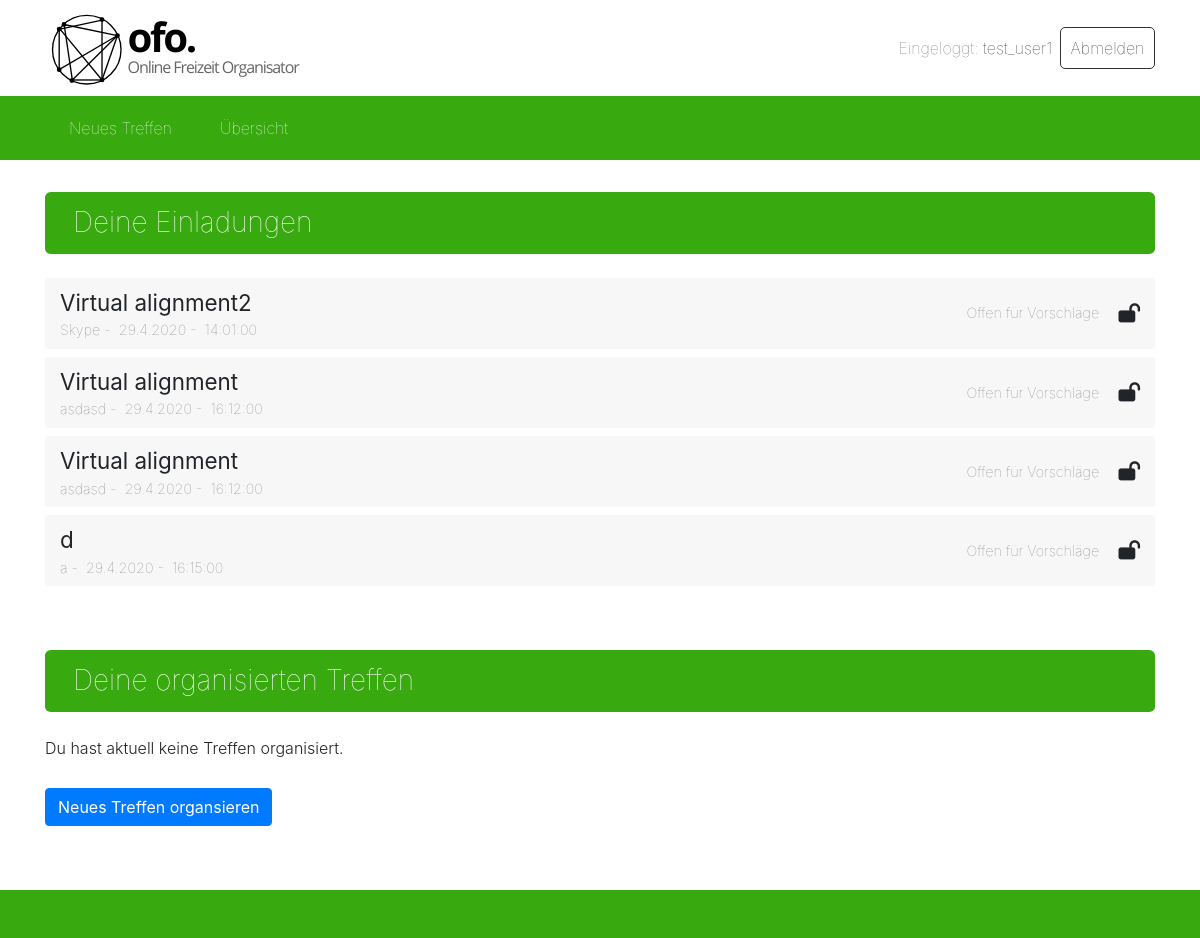
The app's page / (signed in) with its own data.
### events/models.py (models this page shows, shortened)
class Event(models.Model):
    title = models.CharField(max_length=100)  # title/short description of the event
    organisator = models.ForeignKey(User, on_delete=models.CASCADE, related_name='organisator')  # user that created
    status = models.ForeignKey(Status, on_delete=models.CASCADE)  # status can be OPEN or DECIDED
    date = models.DateField()  # date of the event
    time = models.TimeField()  # time of the event
    duration = models.IntegerField() # duration in minutes
    place = models.CharField(max_length=100)  # place of the event
    guests = models.ManyToManyField(User, related_name='guests')   # many to many field for all the users that are
    comment = models.CharField(max_length=200)  # comment that is given from the organisator when he determines
    def event_is_open(self):
        if self.status.status == STATUS_OPEN:
            return True
        else:
            return False
    def get_date_str(self):
        return str(self.date.day) + '.' + str(self.date.month) + '.' + str(self.date.year)
    def get_time_str(self):
        return str(self.time)

### events/views.py (the view)
# urls.py: path('', views.overview, name='overview'),
@login_required(login_url='/login')  # login is required for showing the events for the user
def overview(request):
    events_invited = Event.objects.filter(guests=request.user)
    events_organised = Event.objects.filter(organisator=request.user)
    context = {'events_invited': events_invited, 'events_organised': events_organised}
    template = loader.get_template('events/events_overview.html')
    return HttpResponse(template.render(context, request))

### events/templates/events/events_overview.html (shortened to what this page needs)
{% extends "base.html" %}
{% block head_css_page %}
  {% load static %}
  <link rel="stylesheet" type="text/css" href="{% static 'events/css/styles.css' %}">
{% endblock head_css_page %}
{% block content %}
  <div>
    <h3 class="table-header mb-4">Deine Einladungen</h3>
      {% if not events_invited %}
        <span class="font-weight-light">Du bist aktuell zu keinem Treffen eingeladen.</span>
      {% else %}
        <ul class="organised-events">
          {% for event in events_invited %}
            {% include "events/events_overview_invited_partial.html" %}
          {% endfor %}
        </ul>
      {% endif %}
  </div>
  <div class="pt-4 pb-4 mb-4">
    <h3 class="table-header mb-4 mt-4">Deine organisierten Treffen</h3>
    <ul class="organised-events">
    {% if not events_organised %}
      <span class="font-weight-light">Du hast aktuell keine Treffen organisiert.</span><br>
      <br>
      <a class="mt-4" href="/events/new">
        <button type="submit" class="btn btn-primary mt-1">Neues Treffen organsieren</button>
      </a>
    {% else %}
      {% for event in events_organised %}
        {% include "events/events_overview_organised_partial.html" %}
      {% endfor %}
    {% endif %}
    </ul>
  </div>
{% endblock content %}

### templates/base.html (shortened to what this page needs)
<!DOCTYPE html>
<html>
<head>
    {% block head_css %}
        {% block head_css_site %}
            <link rel="stylesheet" href="https://stackpath.bootstrapcdn.com/bootstrap/4.4.1/css/bootstrap.min.css">
            {% load static %}
            <link rel="stylesheet" type="text/css" href="{% static 'base.css' %}">
            <link rel="stylesheet" type="text/css" href="{% static 'header.css' %}">
        {% endblock head_css_site %}
        {% block head_css_page %}
        {% endblock head_css_page %}
    {% endblock head_css %}
</head>
<body>
    <div class="container-fluid headerbar">
        <div class="container d-flex align-items-center">
        {% block logo %}
            <div style="flex: 1;">
                <img class="logo" src="{% static 'logo_183_55.svg' %}">
            </div>
        {% endblock logo %}
        {% block header %}
            {% if request.user.is_authenticated %}
                <div class="d-flex login-buttons logout-buttons">
                    <div class="d-flex align-items-center mr-2"><span class="text-secondary">Eingeloggt:&nbsp;</span><span>{{ request.user.username }}</span></div>
                    <a href="/logout" class="logout">Abmelden</a>
                </div>
            {% else %}
               <div class="d-flex login-buttons">
                    <a href="/login">Login</a>
                    <a href="/signup">Registrieren</a>
                </div>
            {% endif %}
        {% endblock header %}
        </div>
    </div>
    <div class="container-fluid menubar">
        <div class="container d-flex flex-row align-items-center">
        {% block menu %}
            <a href="/events/new">
                Neues Treffen
            </a>
            <a href="/events">
                Übersicht
            </a>
        {% endblock menu %}
        </div>
    </div>
    <div class="container">
        {% block content %}
        {% endblock content %}
    </div>
    <div class="container-fluid footer">
    </div>
</body>
</html>

### events/templates/events/events_overview_invited_partial.html
<li class="d-flex flex-row col-12">
  <div class="d-flex flex-column flex-fill">
    <a class="detail-link" href="/events/{{ event.pk }}">{{ event.title }}</a>
    <div class="grey-light-small">
      <span>{{ event.place }}</span>&nbsp;-&nbsp;
      <span>{{ event.get_date_str }}</span>&nbsp;-&nbsp;
      <span>{{ event.get_time_str }}</span>
    </div>
  </div>
  <div class="d-flex flex-row align-items-center">
    {% if event.event_is_open %}
      <span class="d-none d-sm-none d-lg-block grey-light-small">Offen für Vorschläge</span><i class="fas fa-lock-open" title="Offen für Vorschläge"></i>
    {% else %}
      <span class="d-none d-sm-none d-lg-block grey-light-small">Termin steht fest</span><i class="fas fa-lock" title="Termin festgelegt"></i>
    {% endif %}
  </div>
</li>

### static/base.css (style rules this page uses)
body { min-height: 100vh; padding-bottom: 3em; position: relative; }
.footer { position: absolute; bottom: 0; background-color: #39a910; height: 3em; }

### static/header.css (style rules this page uses)
.headerbar { background-color: white; font-weight: lighter; }
.headerbar > .container { height: 6em; }
.logo { height: 5em; width: auto; }
.menubar { font-weight: lighter; background-color: #39a910; }
.menubar > .container { height: 4em; margin-bottom: 2em; }
.login-buttons a { text-decoration: none; color: inherit; border: 1px solid rgba(0, 0, 0, 0.8); border-radius: 5px; padding: 0.5em 0.6em; transition: 0.3s ease; }
.menubar a { padding: 0 1.5em; color: white; text-decoration: none; line-height: 4em; height: 100%; transition: 0.3s ease; font-weight: lighter; }

### events/static/events/css/styles.css (style rules this page uses)
ul.organised-events { list-style-type: none; padding-left: 0px; }
ul.organised-events li { background-color: rgb(247, 247, 247); border-radius: 0.2em; margin-bottom: 0.5em; padding-top: 0.5em; padding-bottom: 0.5em; }
ul.organised-events li i { font-size: 1.2em; margin-left: 1em; }
ul.organised-events li a { text-decoration: none; color: inherit; }
ul.organised-events li a.detail-link { font-size: 1.4em; }
.grey-light-small { font-size: 0.9em; color: gray; font-weight: lighter; }
h3.table-header { background-color: #39a910; color: white; font-weight: lighter; padding: 0.5em 1em; border-radius: 0.2em; }

### records on screen
Event: title "Virtual alignment2", place "Skype", get_date_str "29.4.2020", get_time_str "14:01:00", shows "Offen für Vorschläge"
Event: title "Virtual alignment", place "asdasd", get_date_str "29.4.2020", get_time_str "16:12:00", shows "Offen für Vorschläge"
Event: title "Virtual alignment", place "asdasd", get_date_str "29.4.2020", get_time_str "16:12:00", shows "Offen für Vorschläge"
Event: title "d", place "a", get_date_str "29.4.2020", get_time_str "16:15:00", shows "Offen für Vorschläge"

### other values on screen
{{ request.user.username }} "test_user1"
